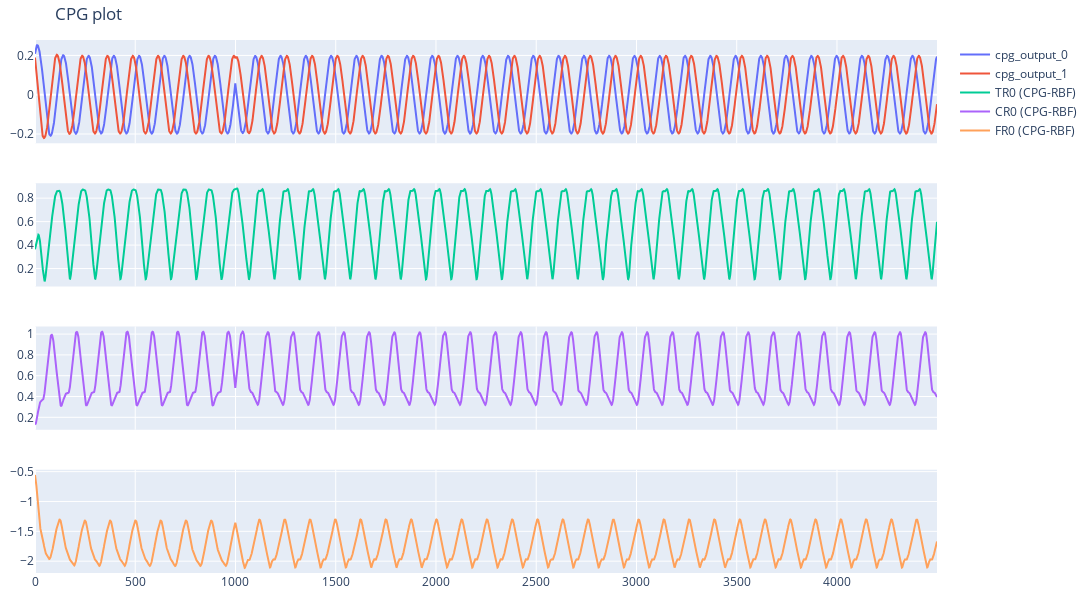

The code cell stored with this chart in its notebook:
### Markdown cell above
## CPG-RBF modulation

### Code cell
from include.cpg_rbf.cpg_so2 import CPG_LOCO
cpg_loco = CPG_LOCO()
cpg_output_0 = []
cpg_output_1 = []
online_imitated_paths = {'TR0':[], 'CR0':[], 'FR0':[]}

for i in range(4500):
    if i < 1000:
        cpg_out = cpg_loco.modulate_cpg(0.05, 0.0, 0.0)
        
        cpg_output_0.append(cpg_out['cpg_output_0'])
        cpg_output_1.append(cpg_out['cpg_output_1'])
    elif i >= 1000 :
        cpg_out = cpg_loco.modulate_cpg(0.05, 0.0, 1.0)
        
        cpg_output_0.append(cpg_out['cpg_output_0'])
        cpg_output_1.append(cpg_out['cpg_output_1'])
    # elif i >= 2000 and i < 3000:
    #     cpg_out = cpg_loco.modulate_cpg(0.05, 0.0, 0.0)
        
    #     cpg_output_0.append(cpg_out['cpg_output_0'])
    #     cpg_output_1.append(cpg_out['cpg_output_1'])
    # elif i >= 3000 and i < 4500:
    #     cpg_out = cpg_loco.modulate_cpg(0.05, 0.0, 1.0)
        
    #     cpg_output_0.append(cpg_out['cpg_output_0'])
    #     cpg_output_1.append(cpg_out['cpg_output_1'])
    
    online_imitated_paths['TR0'].append(rbf.regenerate_target_traj(cpg_out['cpg_output_0'], cpg_out['cpg_output_1'], imitated_weights['TR0']))
    online_imitated_paths['CR0'].append(rbf.regenerate_target_traj(cpg_out['cpg_output_0'], cpg_out['cpg_output_1'], imitated_weights['CR0']))
    online_imitated_paths['FR0'].append(rbf.regenerate_target_traj(cpg_out['cpg_output_0'], cpg_out['cpg_output_1'], imitated_weights['FR0']))

fig = go.Figure()
fig = make_subplots(rows=4, cols=1, shared_xaxes=True)
fig.update_layout(height=600, width=1100, title="CPG plot")
fig.update_layout(margin=dict(l=10, r=10, t=40, b=10))  # Reduce margins

fig.add_trace(go.Scatter( y=cpg_output_0, mode='lines', name=f'cpg_output_0'), row=1, col=1)
fig.add_trace(go.Scatter( y=cpg_output_1, mode='lines', name=f'cpg_output_1'), row=1, col=1)
fig.add_trace(go.Scatter( y=online_imitated_paths['TR0'], mode='lines', name=f'TR0 (CPG-RBF)'), row=2, col=1)
fig.add_trace(go.Scatter( y=online_imitated_paths['CR0'], mode='lines', name=f'CR0 (CPG-RBF)'), row=3, col=1)
fig.add_trace(go.Scatter( y=online_imitated_paths['FR0'], mode='lines', name=f'FR0 (CPG-RBF)'), row=4, col=1)

### Figure 1 — Plotly figure (JSON) as saved in the notebook; plotly's stock layout.template omitted (floating-point values rounded to 4 significant figures; data arrays with more than 128 entries replaced by an {"elided": "..."} marker saying what was removed)
{"data": [{"mode": "lines", "name": "cpg_output_0", "type": "scatter", "xaxis": "x", "y": {"elided": "4500 float values"}, "yaxis": "y"}, {"mode": "lines", "name": "cpg_output_1", "type": "scatter", "xaxis": "x", "y": {"elided": "4500 float values"}, "yaxis": "y"}, {"mode": "lines", "name": "TR0 (CPG-RBF)", "type": "scatter", "xaxis": "x2", "y": {"elided": "4500 float values"}, "yaxis": "y2"}, {"mode": "lines", "name": "CR0 (CPG-RBF)", "type": "scatter", "xaxis": "x3", "y": {"elided": "4500 float values"}, "yaxis": "y3"}, {"mode": "lines", "name": "FR0 (CPG-RBF)", "type": "scatter", "xaxis": "x4", "y": {"elided": "4500 float values"}, "yaxis": "y4"}], "layout": {"height": 600, "margin": {"b": 10, "l": 10, "r": 10, "t": 40}, "title": {"text": "CPG plot"}, "width": 1100, "xaxis": {"anchor": "y", "domain": [0, 1], "matches": "x4", "showticklabels": false}, "xaxis2": {"anchor": "y2", "domain": [0, 1], "matches": "x4", "showticklabels": false}, "xaxis3": {"anchor": "y3", "domain": [0, 1], "matches": "x4", "showticklabels": false}, "xaxis4": {"anchor": "y4", "domain": [0, 1]}, "yaxis": {"anchor": "x", "domain": [0.8063, 1]}, "yaxis2": {"anchor": "x2", "domain": [0.5375, 0.7312]}, "yaxis3": {"anchor": "x3", "domain": [0.2687, 0.4625]}, "yaxis4": {"anchor": "x4", "domain": [0, 0.1938]}}}
